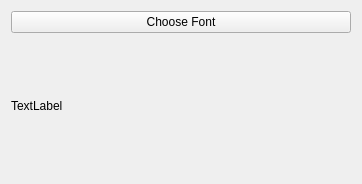
<?xml version="1.0" encoding="UTF-8"?>
<ui version="4.0">
 <class>Widget</class>
 <widget class="QWidget" name="Widget">
  <property name="geometry">
   <rect>
    <x>0</x>
    <y>0</y>
    <width>362</width>
    <height>184</height>
   </rect>
  </property>
  <property name="windowTitle">
   <string>Widget</string>
  </property>
  <layout class="QVBoxLayout" name="verticalLayout_2">
   <item>
    <layout class="QVBoxLayout" name="verticalLayout">
     <item>
      <widget class="QPushButton" name="pushButton">
       <property name="text">
        <string>Choose Font</string>
       </property>
      </widget>
     </item>
     <item>
      <widget class="QLabel" name="label">
       <property name="text">
        <string>TextLabel</string>
       </property>
      </widget>
     </item>
    </layout>
   </item>
  </layout>
 </widget>
 <resources/>
 <connections/>
</ui>
